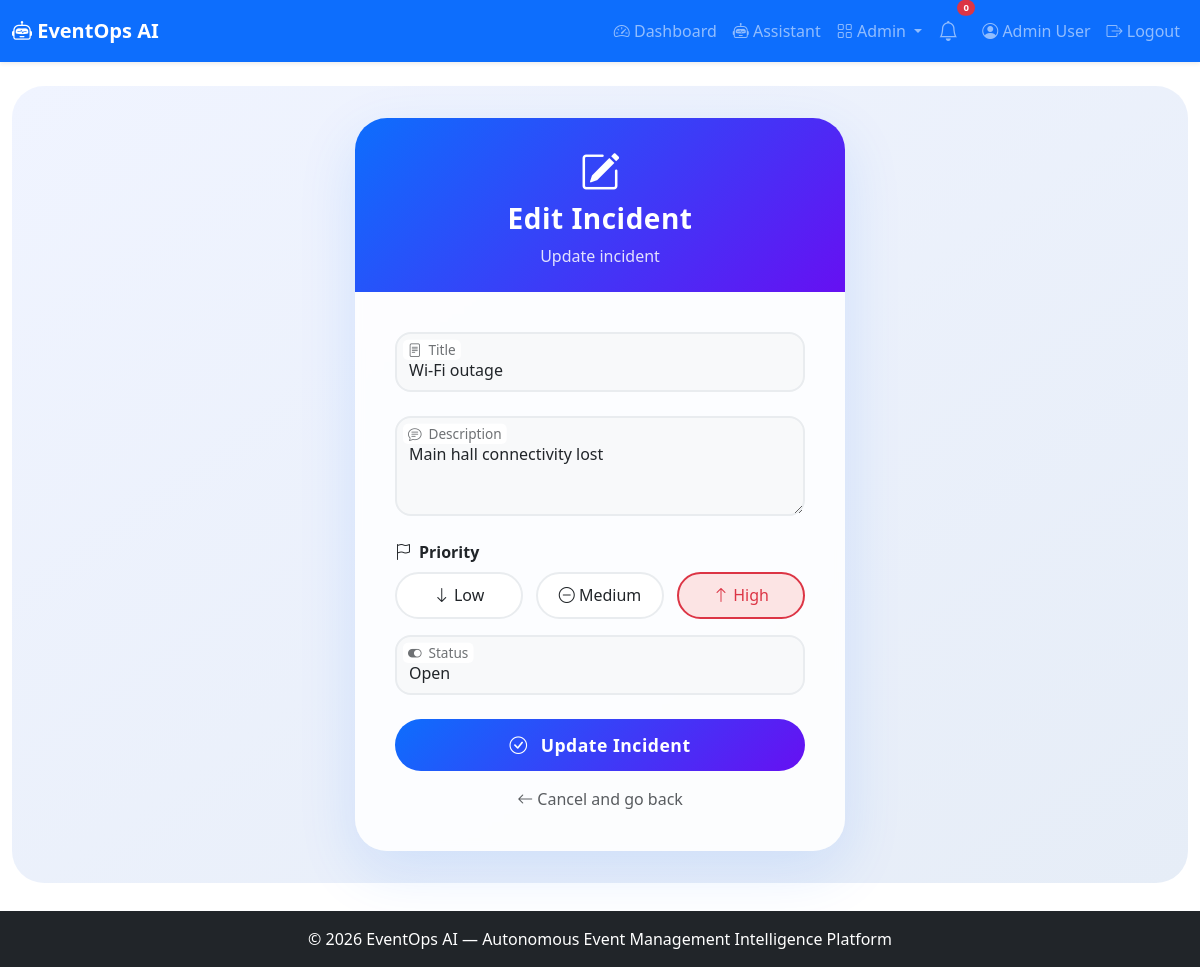
Screenshot of /admin/incidents/edit/1 (signed in) with the database file from the repository.
### app.py (models this page shows, shortened)
class User(UserMixin, db.Model):
    id = db.Column(db.Integer, primary_key=True)
    name = db.Column(db.String(100), nullable=False)
    email = db.Column(db.String(100), unique=True, nullable=False)
    password_hash = db.Column(db.String(200), nullable=False)
    role = db.Column(db.String(20), default='user')
    created_at = db.Column(db.DateTime, default=lambda: datetime.now(timezone.utc))

class Incident(db.Model):
    id = db.Column(db.Integer, primary_key=True)
    title = db.Column(db.String(200), nullable=False)
    description = db.Column(db.Text)
    priority = db.Column(db.String(20), default='medium')
    status = db.Column(db.String(20), default='open')
    reported_at = db.Column(db.DateTime, default=lambda: datetime.now(timezone.utc))
    resolved_at = db.Column(db.DateTime, nullable=True)

### app.py (the view, shortened to what this page needs)
@app.route('/admin/incidents/edit/<int:incident_id>', methods=['GET', 'POST'])
@login_required
def admin_incident_edit(incident_id):
    if current_user.role != 'admin':
        abort(403)
    inc = Incident.query.get_or_404(incident_id)
    return render_template('admin_incident_form.html', incident=inc)

### app.py (called while the page is built)
@login_manager.user_loader
def load_user(user_id):
    return User.query.get(int(user_id))

### Milestone 4/Event managemaent/templates/admin_incident_form.html (shortened to what this page needs)
{% extends "base.html" %}
{% block content %}
<div class="form-wrapper">
    <div class="col-md-8 col-lg-6 col-xl-5">
        <div class="card form-card">
            <div class="card-header">
                <i class="bi bi-{{ 'pencil-square' if incident else 'exclamation-triangle' }}"></i>
                <h3>{{ 'Edit' if incident else 'Add' }} Incident</h3>
                <p class="mb-0" style="opacity:0.85;">{{ 'Update' if incident else 'Report a new' }} incident</p>
            </div>
            <div class="card-body">
                <form method="POST">
                    <div class="form-floating">
                        <input type="text" class="form-control" id="title" name="title"
                               value="{{ incident.title if incident else '' }}" placeholder="Incident title" required>
                        <label for="title">Title</label>
                    </div>
                    <div class="form-floating">
                        <textarea class="form-control" id="description" name="description"
                                  placeholder="Description" style="min-height: 100px;">{{ incident.description if incident else '' }}</textarea>
                        <label for="description">Description</label>
                    </div>
                    <label class="form-label fw-semibold"><i class="bi bi-flag me-2"></i>Priority</label>
                    <div class="priority-options" id="priorityGroup">
                        <label class="priority-btn {% if incident and incident.priority == 'low' %}active-low{% elif not incident %}active-low{% endif %}">
                            <i class="bi bi-arrow-down"></i> Low
                        </label>
                        <label class="priority-btn {% if incident and incident.priority == 'medium' %}active-medium{% endif %}">
                            <i class="bi bi-dash-circle"></i> Medium
                        </label>
                        <label class="priority-btn {% if incident and incident.priority == 'high' %}active-high{% endif %}">
                            <i class="bi bi-arrow-up"></i> High
                        </label>
                    </div>
                    <div class="form-floating">
                        <select class="form-select" id="status" name="status">
                            <option value="open" {% if not incident or incident.status == 'open' %}selected{% endif %}>Open</option>
                        </select>
                        <label for="status">Status</label>
                    </div>
                    <button type="submit" class="btn btn-save">
                        <i class="bi bi-check-circle me-2"></i> {{ 'Update' if incident else 'Create' }} Incident
                    </button>
                    <div class="text-center mt-3">
                        <a href="{{ url_for('admin_incidents') }}" class="text-decoration-none text-muted">
                            <i class="bi bi-arrow-left"></i> Cancel and go back
                        </a>
                    </div>
                </form>
            </div>
        </div>
    </div>
</div>
{% endblock %}

### Milestone 1/Event managemaent/templates/base.html (shortened to what this page needs)
<!DOCTYPE html>
<html lang="en">
<head>
    <link href="https://cdn.jsdelivr.net/npm/bootstrap@5.3.0/dist/css/bootstrap.min.css" rel="stylesheet">
    <link rel="stylesheet" href="https://cdn.jsdelivr.net/npm/bootstrap-icons@1.11.0/font/bootstrap-icons.css">
    <link rel="stylesheet" href="{{ url_for('static', filename='css/style.css') }}">
</head>
<body>
    <nav class="navbar navbar-expand-lg navbar-dark bg-primary shadow-sm">
        <div class="container-fluid">
            <a class="navbar-brand fw-bold" href="{{ url_for('index') }}">
                <i class="bi bi-robot"></i> EventOps AI
            </a>
            <div class="collapse navbar-collapse" id="navbarNav">
                <ul class="navbar-nav ms-auto align-items-lg-center">
                    {% if current_user.is_authenticated %}
                        <li class="nav-item">
                            <a class="nav-link" href="{{ url_for('dashboard') }}">
                                <i class="bi bi-speedometer2"></i> Dashboard
                            </a>
                        </li>
                        <li class="nav-item">
                            <a class="nav-link" href="{{ url_for('assistant_page') }}">
                                <i class="bi bi-robot"></i> Assistant
                            </a>
                        </li>
                        {% if current_user.role == 'admin' %}
                        <li class="nav-item dropdown">
                            <a class="nav-link dropdown-toggle" href="#" role="button" data-bs-toggle="dropdown">
                                <i class="bi bi-grid"></i> Admin
                            </a>
                        </li>
                        {% endif %}
                        <li class="nav-item position-relative me-2">
                            <a class="nav-link" href="#" title="Notifications" data-bs-toggle="dropdown">
                                <i class="bi bi-bell fs-5"></i>
                                <span class="position-absolute top-0 start-100 translate-middle badge rounded-pill bg-danger" style="font-size:0.6rem;">
                                    0
                                </span>
                            </a>
                        </li>
                        <li class="nav-item">
                            <a class="nav-link" href="{{ url_for('profile') }}">
                                <i class="bi bi-person-circle"></i> {{ current_user.name }}
                            </a>
                        </li>
                        <li class="nav-item">
                            <a class="nav-link" href="{{ url_for('logout') }}">
                                <i class="bi bi-box-arrow-right"></i> Logout
                            </a>
                        </li>
                    {% endif %}
                </ul>
            </div>
        </div>
    </nav>
    <main class="container-fluid py-4">
        {% block content %}{% endblock %}
    </main>
    <footer class="footer bg-dark text-white py-3 mt-4">
        <div class="container text-center">
            <span>© 2026 EventOps AI — Autonomous Event Management Intelligence Platform</span>
        </div>
    </footer>
</body>
</html>

### Milestone 1/Event managemaent/static/css/style.css (style rules this page uses)
body { padding-bottom: 60px; }
.footer { position: fixed; bottom: 0; width: 100%; }

### Milestone 4/Event managemaent/templates/admin_incident_form.html (style rules this page uses)
.form-wrapper { background: linear-gradient(145deg, #f0f4ff 0%, #e6edf7 100%); min-height: 80vh; display: flex; align-items: center; justify-content: center; padding: 2rem 0; border-radius: 2rem; }
.form-card { border: none; border-radius: 2rem; background: rgba(255,255,255,0.85); backdrop-filter: blur(4px); box-shadow: 0 20px 60px rgba(13, 110, 253, 0.12); overflow: hidden; transition: transform 0.3s; }
.form-card .card-header { background: linear-gradient(135deg, #0d6efd, #6610f2); color: white; padding: 1.5rem 2rem; border: none; text-align: center; }
.form-card .card-header h3 { font-weight: 700; letter-spacing: 0.5px; }
.form-card .card-header i { font-size: 2.5rem; margin-bottom: 0.3rem; }
.form-card .card-body { padding: 2.5rem 2.5rem; }
.form-floating { margin-bottom: 1.5rem; }
.form-floating > .form-control, .form-floating > .form-select, .form-floating > textarea { border-radius: 1rem; border: 2px solid #e9ecef; transition: all 0.2s ease; background: #f8f9fa; min-height: 60px; }
.form-floating > label { color: #6c757d; font-weight: 500; }
.btn-save { padding: 0.8rem 2rem; border-radius: 50px; font-weight: 600; letter-spacing: 0.5px; background: linear-gradient(135deg, #0d6efd, #6610f2); border: none; color: white; transition: all 0.3s ease; width: 100%; font-size: 1.1rem; }
.priority-options { display: flex; gap: 0.8rem; margin-bottom: 1rem; flex-wrap: wrap; }
.priority-options .priority-btn { flex: 1; padding: 0.6rem; border-radius: 50px; border: 2px solid #e9ecef; background: white; transition: all 0.2s; text-align: center; cursor: pointer; font-weight: 500; }
.priority-options .priority-btn.active-high { border-color: #dc3545; background: #fce4e4; color: #dc3545; }

### rows the page displays
User: name "Admin User"
Incident: title "Wi-Fi outage", description "Main hall connectivity lost", status "Open"

### other values shown
{{ 'Edit' if incident else 'Add' }} "Edit"
{{ 'Update' if incident else 'Report a new' }} "Update"
{{ 'Update' if incident else 'Create' }} "Update"
